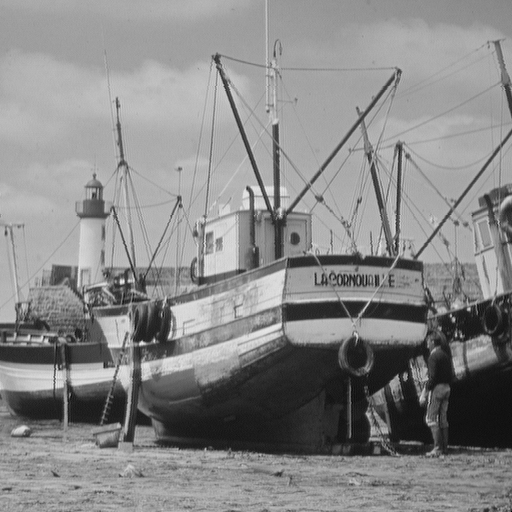
#> input picture images/Boat.png, 512 x 512 px
$ python wavelet_haar_boat_thresh.py
#> lines starting #> are read from the running program, lines starting #| are printed output that depends on the picture; after the words box and inside, x2 and y2 are one past the last pixel; in counts of white or black regions, pixels touching at a corner belong together
import pywt
import numpy as np
from PIL import Image
import copy as cp
import matplotlib.pyplot as plt


def wt(matrix):
    cA, (cH, cV, cD) = pywt.dwt2(data=matrix, wavelet='haar')
    top_row = np.concatenate((cA, cH), axis=1)
    bottom_row = np.concatenate((cV, cD), axis=1)
    matrix_transformed = np.concatenate((top_row, bottom_row), axis=0)
    """old_min = np.min(matrix_transformed)
    old_max = np.max(matrix_transformed)
    new_min = 0
    new_max = 255
    matrix_transformed = ((matrix_transformed - old_min) / (old_max - old_min)) * (new_max - new_min) + new_min"""
    return matrix_transformed


def normalizee(matrix):
    old_min = np.min(matrix)
    old_max = np.max(matrix)
    new_min = 0
    new_max = 255
    return ((matrix - old_min) / (old_max - old_min)) * (new_max - new_min) + new_min
    # return matrix


def get_coeffs(matrix):
    M = cp.copy(matrix)
    cut = M.shape[0] // 2
    cA = M[:cut, : cut]
    cH = M[:cut, cut:]
    cV = M[cut:, :cut]
    cD = M[cut:, cut:]
    return cA, (cH, cV, cD)


if __name__ == "__main__":
    # noinspection PyTypeChecker
    boat = np.asarray(Image.open('images/Boat.png').convert('RGB').convert('L'))

    boat = boat.astype(np.double)

    boat_1 = wt(boat)

    boat_2_tmp = wt(boat_1[0:256, 0:256])
    boat_2 = cp.copy(boat_1)
    boat_2[0:256, 0:256] = boat_2_tmp

    boat_3_tmp = wt(boat_2[0:128, 0:128])
#> in wt (call 3), `cA, (cH, cV, cD) = pywt.dwt2(data=matrix, wavelet='haar')`:
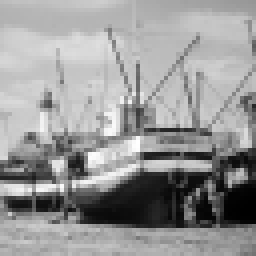
#> cA: shape (64, 64) float64 (shown 4 times larger); min 142.4, max 1735, mean 1089; drawn with min black and max white
#> in wt (call 3), `cA, (cH, cV, cD) = pywt.dwt2(data=matrix, wavelet='haar')`:
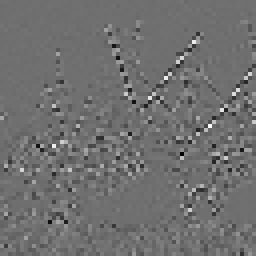
#> cD: shape (64, 64) float64 (shown 4 times larger); min -211.6, max 271.8, mean 0.3; drawn with min black and max white
#> in wt (call 3), `top_row = np.concatenate((cA, cH), axis=1)`:
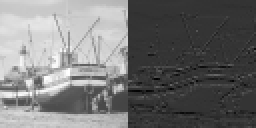
#> top_row: shape (64, 128) float64 (shown 2 times larger); min -447.9, max 1735, mean 545.3; drawn with min black and max white
#> in wt (call 3), `bottom_row = np.concatenate((cV, cD), axis=1)`:
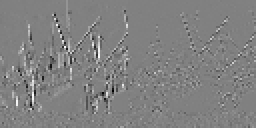
#> bottom_row: shape (64, 128) float64 (shown 2 times larger); min -432.5, max 423.6, mean 1.7; drawn with min black and max white
    boat_3 = cp.copy(boat_2)
    boat_3[0:128, 0:128] = boat_3_tmp
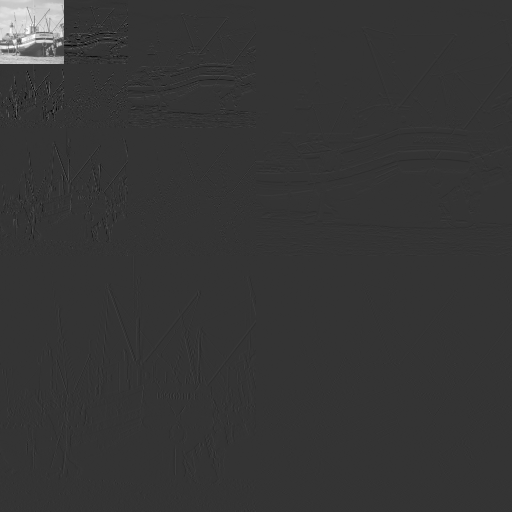
#> boat_3: shape (512, 512) float64; min -447.9, max 1735, mean 17.2; drawn with min black and max white

    boat_4_tmp = wt(boat_3[0:64, 0:64])
    boat_4 = cp.copy(boat_3)
    boat_4[0:64, 0:64] = boat_4_tmp
#> boat_4: shape (512, 512) float64; 1.56% of pixels changed, all inside (x1, y1, x2, y2) = (0, 0, 64, 64)

    boat_5_tmp = wt(boat_4[0:32, 0:32])
    boat_5 = cp.copy(boat_4)
    boat_5[0:32, 0:32] = boat_5_tmp
#> boat_5: shape (512, 512) float64; min -1894.8, max 5982, mean 4.5

    boat_6_tmp = wt(boat_5[0:16, 0:16])
    boat_6 = cp.copy(boat_5)
    boat_6[0:16, 0:16] = boat_6_tmp
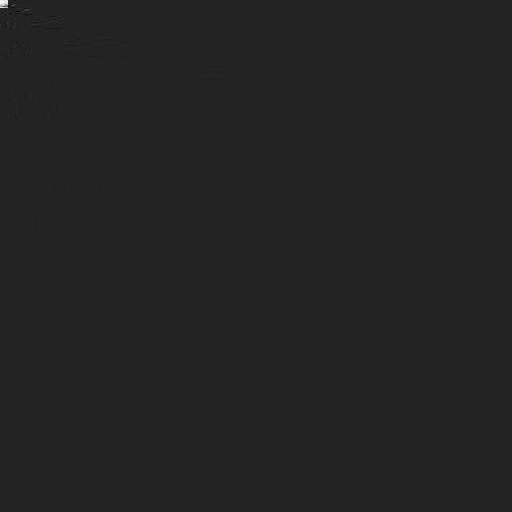
#> boat_6: shape (512, 512) float64; min -1894.8, max 11736.6, mean 2.4; drawn with min black and max white

    boat_7_tmp = wt(boat_6[0:8, 0:8])
    boat_7 = cp.copy(boat_6)
    boat_7[0:8, 0:8] = boat_7_tmp
#> boat_7: shape (512, 512) float64; 0.02% of pixels changed, all inside (x1, y1, x2, y2) = (0, 0, 8, 8)

    boat_8_tmp = wt(boat_7[0:4, 0:4])
#> boat_8_tmp = [[43519.9, 39968, -33.48, 630.2], [32217.1, 23688.8, 2938.2, 1882.4], [2.18, -18.2, 32.46, 135.5], [1003.7, 878.7, -2098.2, 77.7]]
    boat_8 = cp.copy(boat_7)
    boat_8[0:4, 0:4] = boat_8_tmp
#> boat_8: shape (512, 512) float64; min -6247.7, max 43519.9, mean 0.8

    boat_9_tmp = wt(boat_8[0:2, 0:2])
#> boat_9_tmp = [[69696.9, 13791], [6040.1, -2488.2]]
    boat_9 = cp.copy(boat_8)
    boat_9[0:2, 0:2] = boat_9_tmp
#> boat_9: shape (512, 512) float64; min -6247.7, max 69696.9, mean 0.6

    # Thresholding
    thresh = 10
    boat_9[np.abs(boat_9) < thresh] = 0
    print(f"We have {np.count_nonzero(boat_9 == 0)} zeros out of {int(boat_9.shape[0] * boat_9.shape[1])}, "
          f"which is roughly ${np.round((np.count_nonzero(boat_9 == 0)/int(boat_9.shape[0] * boat_9.shape[1]))*100,2)}\%$.")
#| We have 212096 zeros out of 262144, which is roughly $80.91\%$.

    aboat_10 = cp.copy(boat_9)
    aboat_tmp = aboat_10[0:2, 0:2]
#> aboat_tmp = [[69696.9, 13791], [6040.1, -2488.2]]
    tmp = pywt.idwt2(get_coeffs(aboat_tmp), wavelet='haar')
#> in get_coeffs, `cA = M[:cut, : cut]`: cA = [69696.9]
#> in get_coeffs, `cH = M[:cut, cut:]`: cH = [13791]
#> in get_coeffs, `cV = M[cut:, :cut]`: cV = [6040.1]
#> in get_coeffs, `cD = M[cut:, cut:]`: cD = [-2488.2]
#> tmp = [[43519.9, 39968], [32217.1, 23688.8]]
    aboat_10[0:2, 0:2] = tmp
#> aboat_10: shape (512, 512) float64; min -6247.7, max 43519.9, mean 0.7

    aboat_9 = cp.copy(aboat_10)
    aboat_tmp = aboat_9[0:4, 0:4]
#> aboat_tmp = [[43519.9, 39968, -33.48, 630.2], [32217.1, 23688.8, 2938.2, 1882.4], [0, -18.2, 32.46, 135.5], [1003.7, 878.7, -2098.2, 77.7]]
    tmp = pywt.idwt2(get_coeffs(aboat_tmp), wavelet='haar')
#> tmp = [[21759.4, 21727, 20357.8, 20240.5], [21760.4, 21792.9, 19592.1, 19745.8], [17030.4, 18124.9, 13263.8, 12307.4], [16190.4, 13088.5, 11303.7, 10502.7]]
    aboat_9[0:4, 0:4] = tmp
#> aboat_9: shape (512, 512) float64; min -6247.7, max 21792.9, mean 1.3

    aboat_8 = cp.copy(aboat_9)
    aboat_tmp = aboat_8[0:8, 0:8]
    tmp = pywt.idwt2(get_coeffs(aboat_tmp), wavelet='haar')
    aboat_8[0:8, 0:8] = tmp
#> aboat_8: shape (512, 512) float64; min -1894.8, max 11737.2, mean 2.4

    aboat_7 = cp.copy(aboat_8)
    aboat_tmp = aboat_7[0:16, 0:16]
    tmp = pywt.idwt2(get_coeffs(aboat_tmp), wavelet='haar')
    aboat_7[0:16, 0:16] = tmp
#> aboat_7: shape (512, 512) float64; min -1894.8, max 5981.7, mean 4.5

    aboat_6 = cp.copy(aboat_7)
    aboat_tmp = aboat_6[0:32, 0:32]
    tmp = pywt.idwt2(get_coeffs(aboat_tmp), wavelet='haar')
    aboat_6[0:32, 0:32] = tmp
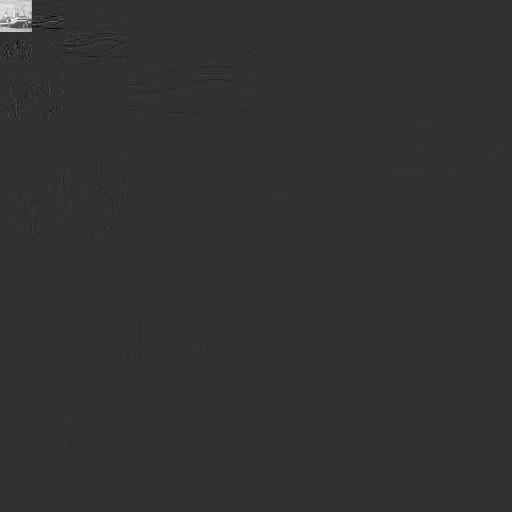
#> aboat_6: shape (512, 512) float64; min -816.6, max 3412.3, mean 8.7; drawn with min black and max white

    aboat_5 = cp.copy(aboat_6)
    aboat_tmp = aboat_5[0:64, 0:64]
    tmp = pywt.idwt2(get_coeffs(aboat_tmp), wavelet='haar')
    aboat_5[0:64, 0:64] = tmp

    aboat_4 = cp.copy(aboat_5)
    aboat_tmp = aboat_4[0:128, 0:128]
    tmp = pywt.idwt2(get_coeffs(aboat_tmp), wavelet='haar')
    aboat_4[0:128, 0:128] = tmp

    aboat_3 = cp.copy(aboat_4)
    aboat_tmp = aboat_3[0:256, 0:256]
    tmp = pywt.idwt2(get_coeffs(aboat_tmp), wavelet='haar')
    aboat_3[0:256, 0:256] = tmp

    aboat_2 = cp.copy(aboat_3)
    aboat_tmp = aboat_2[0:512, 0:512]
    tmp = pywt.idwt2(get_coeffs(aboat_tmp), wavelet='haar')
    aboat_2[0:512, 0:512] = tmp

    boat_haar = Image.fromarray(normalizee(aboat_2).astype(np.uint8))
#> in normalizee, `old_min = np.min(matrix)`: old_min = -1.06
#> in normalizee, `old_max = np.max(matrix)`: old_max = 240.3
    boat_haar.save(f'./haar_boat_thresh_{thresh}.png')

    """plt.figure(figsize=(7, 7))
    plt.imshow(aboat_2.astype(np.uint8), cmap='gray')
    plt.title("")
    plt.show()"""
